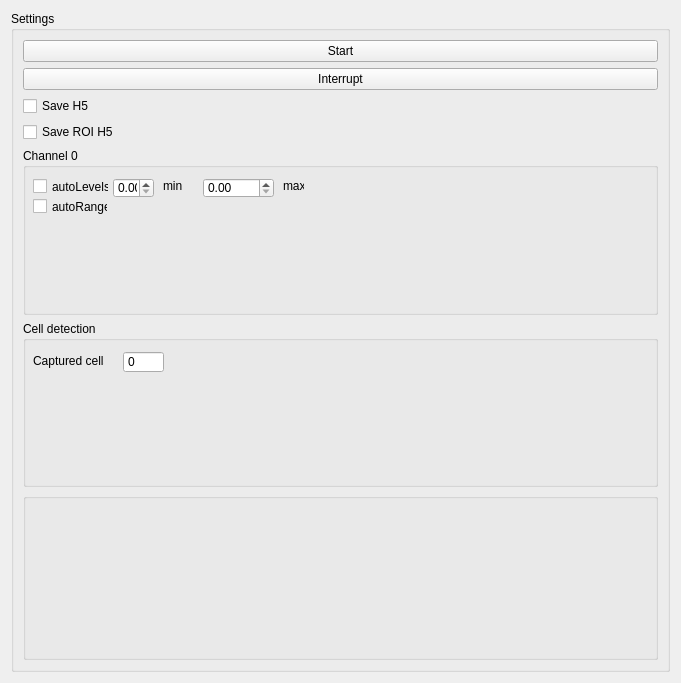
<?xml version="1.0" encoding="UTF-8"?>
<ui version="4.0">
 <class>Form</class>
 <widget class="QWidget" name="Form">
  <property name="geometry">
   <rect>
    <x>0</x>
    <y>0</y>
    <width>681</width>
    <height>683</height>
   </rect>
  </property>
  <property name="windowTitle">
   <string>Form</string>
  </property>
  <layout class="QGridLayout" name="gridLayout_2" rowstretch="0">
   <item row="0" column="0">
    <widget class="QGroupBox" name="settings_groupBox">
     <property name="title">
      <string>Settings</string>
     </property>
     <layout class="QGridLayout" name="gridLayout">
      <item row="2" column="0">
       <widget class="QCheckBox" name="save_h5_checkBox">
        <property name="text">
         <string>Save H5</string>
        </property>
       </widget>
      </item>
      <item row="1" column="0">
       <widget class="QPushButton" name="interrupt_pushButton">
        <property name="text">
         <string>Interrupt</string>
        </property>
       </widget>
      </item>
      <item row="0" column="0">
       <widget class="QPushButton" name="start_pushButton">
        <property name="text">
         <string>Start</string>
        </property>
       </widget>
      </item>
      <item row="3" column="0">
       <widget class="QCheckBox" name="save_ROI_h5_checkBox">
        <property name="text">
         <string>Save ROI H5</string>
        </property>
       </widget>
      </item>
      <item row="4" column="0">
       <widget class="QGroupBox" name="Ch0_Live_groupBox">
        <property name="title">
         <string>Channel 0</string>
        </property>
        <widget class="QCheckBox" name="autoLevels_checkBox0">
         <property name="geometry">
          <rect>
           <x>10</x>
           <y>30</y>
           <width>76</width>
           <height>17</height>
          </rect>
         </property>
         <property name="text">
          <string>autoLevels</string>
         </property>
        </widget>
        <widget class="QDoubleSpinBox" name="min_doubleSpinBox0">
         <property name="geometry">
          <rect>
           <x>90</x>
           <y>30</y>
           <width>41</width>
           <height>20</height>
          </rect>
         </property>
        </widget>
        <widget class="QDoubleSpinBox" name="max_doubleSpinBox0">
         <property name="geometry">
          <rect>
           <x>180</x>
           <y>30</y>
           <width>71</width>
           <height>20</height>
          </rect>
         </property>
        </widget>
        <widget class="QLabel" name="label_max0">
         <property name="geometry">
          <rect>
           <x>140</x>
           <y>30</y>
           <width>21</width>
           <height>16</height>
          </rect>
         </property>
         <property name="text">
          <string>min</string>
         </property>
        </widget>
        <widget class="QLabel" name="label_min0">
         <property name="geometry">
          <rect>
           <x>260</x>
           <y>30</y>
           <width>21</width>
           <height>16</height>
          </rect>
         </property>
         <property name="text">
          <string>max</string>
         </property>
        </widget>
        <widget class="QCheckBox" name="autoRange_checkBox0">
         <property name="geometry">
          <rect>
           <x>10</x>
           <y>50</y>
           <width>75</width>
           <height>17</height>
          </rect>
         </property>
         <property name="text">
          <string>autoRange</string>
         </property>
        </widget>
       </widget>
      </item>
      <item row="6" column="0">
       <widget class="QGroupBox" name="Ch0_Live_groupBox_3">
        <property name="title">
         <string>Cell detection</string>
        </property>
        <widget class="QLabel" name="detected_label">
         <property name="geometry">
          <rect>
           <x>10</x>
           <y>30</y>
           <width>71</width>
           <height>20</height>
          </rect>
         </property>
         <property name="text">
          <string>Captured cells</string>
         </property>
        </widget>
        <widget class="QDoubleSpinBox" name="captured_doubleSpinBox">
         <property name="enabled">
          <bool>true</bool>
         </property>
         <property name="geometry">
          <rect>
           <x>100</x>
           <y>30</y>
           <width>41</width>
           <height>22</height>
          </rect>
         </property>
         <property name="font">
          <font>
           <kerning>true</kerning>
          </font>
         </property>
         <property name="acceptDrops">
          <bool>false</bool>
         </property>
         <property name="frame">
          <bool>true</bool>
         </property>
         <property name="readOnly">
          <bool>false</bool>
         </property>
         <property name="buttonSymbols">
          <enum>QAbstractSpinBox::NoButtons</enum>
         </property>
         <property name="decimals">
          <number>0</number>
         </property>
         <property name="maximum">
          <double>10000000000.000000000000000</double>
         </property>
        </widget>
       </widget>
      </item>
      <item row="7" column="0">
       <widget class="QGroupBox" name="Ch0_Live_groupBox_2">
        <property name="title">
         <string/>
        </property>
       </widget>
      </item>
     </layout>
    </widget>
   </item>
  </layout>
 </widget>
 <resources/>
 <connections/>
</ui>
